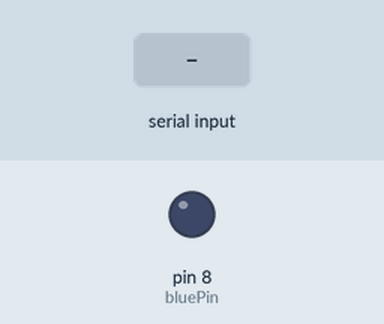
The sketch below on a simulated Arduino Uno, built with avr-gcc and run on an emulated ATmega328P. On the bench: output pins drawn as LEDs (lit = HIGH). Dashed ring = blinking. Inputs (shaded band) come from the test bench. What the sketch prints to the serial monitor is not drawn.

Above: at 1.2 s.
1.3 s: "90,45\n" received over Serial
At 1.7 s:
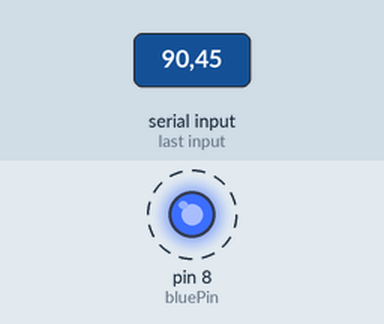
Timing chart, 0 to 10.3 s (numbered marks = the images above; inputs shaded):
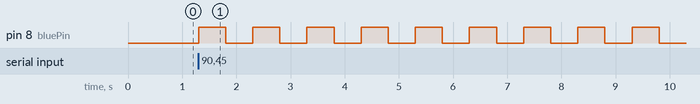

The sketch:

numBlink.ino
```cpp
int numBlinks;
String msg="how many blinks?:";
int j;
int bt=500;
int bluePin=8;
void setup() {
  // put your setup code here, to run once:
Serial.begin(9600);
pinMode(bluePin,OUTPUT);
}

void loop() {
  // put your main code here, to run repeatedly:
Serial.println(msg);
while(Serial.available()==0){

}
numBlinks=Serial.parseInt();
for(j=1;j<=numBlinks;j=j+1){
  digitalWrite(bluePin,HIGH);
  delay(bt);
  digitalWrite(bluePin,LOW);
  delay(bt);
}
}
```

Measured:
- after the input at 1.3 s, pin 8 (bluePin): alternates HIGH for 0.50 s and LOW for 0.50 s, starting at once
